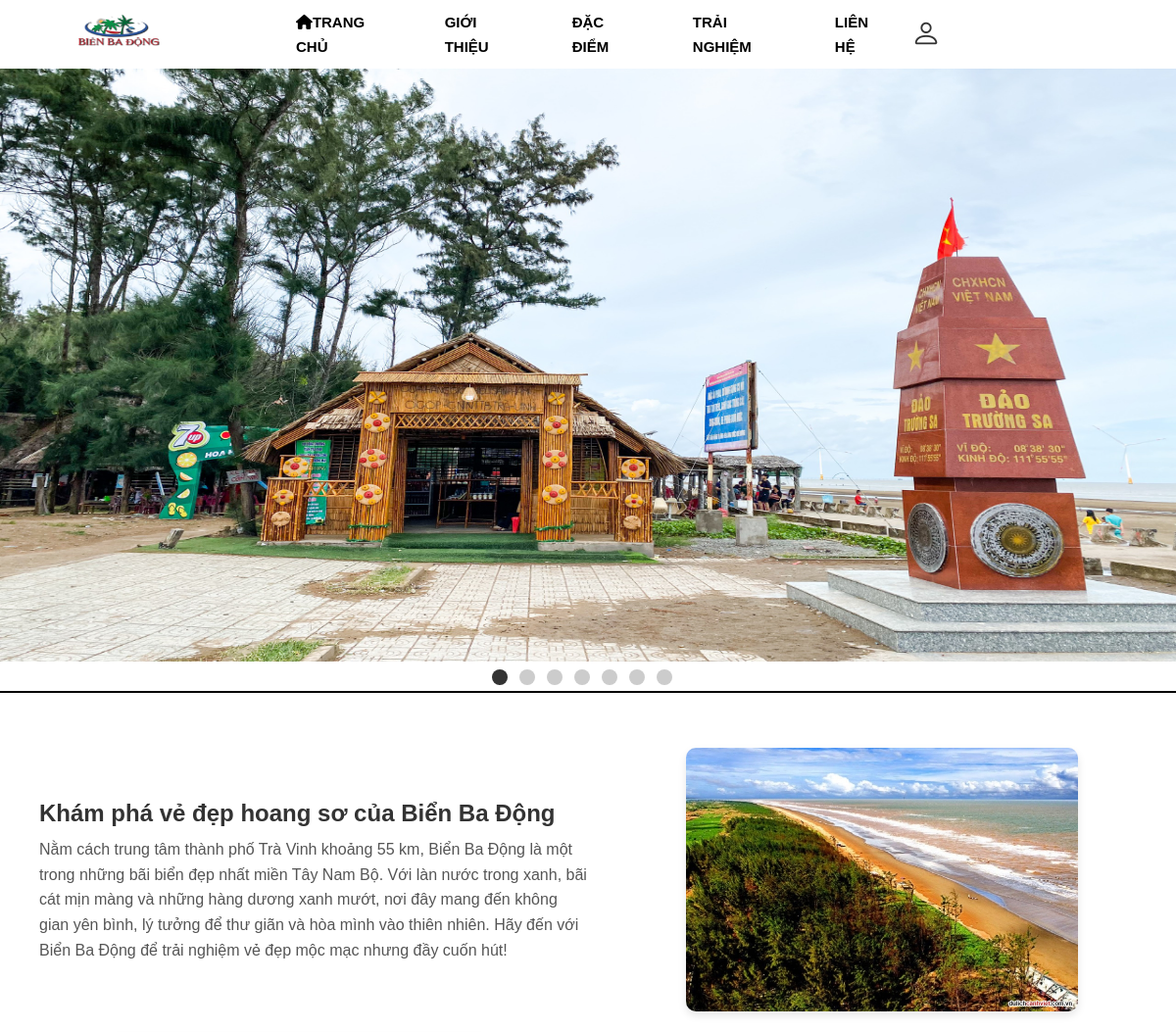
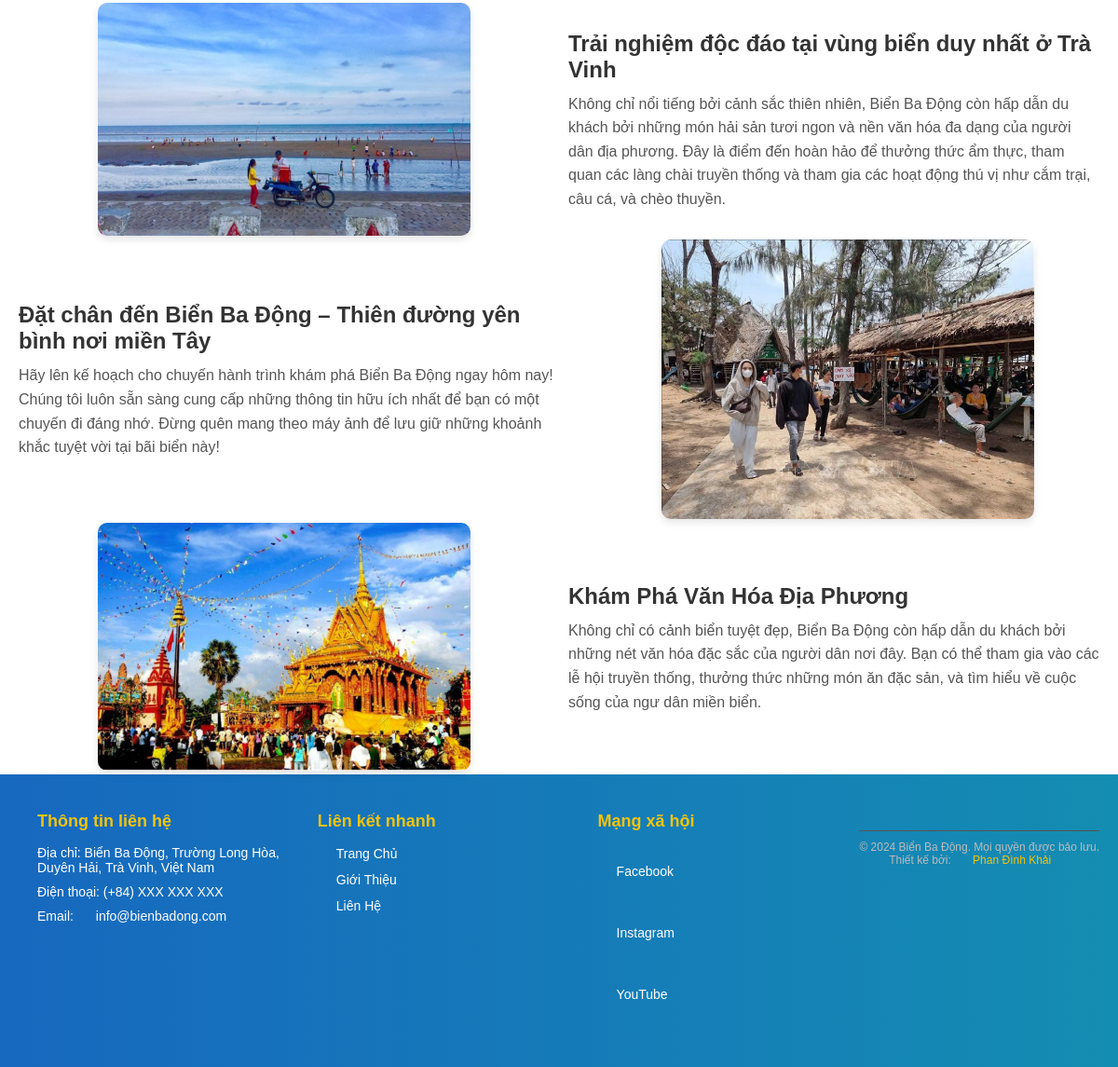
The page /trangchu.php (signed in) on the database its author committed (2 pictures, top to bottom).
### tables this page shows
CREATE TABLE `baiviet` (
  `idbaiviet` int(11) NOT NULL,
  `tieudebaiviet` varchar(200) NOT NULL,
  `noidungbaiviet` text NOT NULL,
  `url_image` text NOT NULL,
  `tentrang` varchar(20) NOT NULL
);

### trangchu.php (the view, shortened to what this page needs)
<?php
include "./db_connect.php";
?>
<!DOCTYPE html>
<html lang="en">
<head>
    <link href="https://cdn.jsdelivr.net/npm/bootstrap-icons/font/bootstrap-icons.css" rel="stylesheet">
    <link rel="stylesheet" href="style.css">
</head>
<body>
    <header>
        <div class="logo">
            <a href="trangchu.html" target="_self"><img src="images/logo.jpg" alt="bienbadong" width="100px" height="74.5px"></a>
        </div>
        <div class="menu">
            <li><a href="trangchu.php" target="_self"id="mn"><i class="fas fa-home"></i>TRANG CHỦ</a></li>
            <li><a href="gioithieu.php" target="_self"id="mn">GIỚI THIỆU</a></li>
            <li><a href="dacdiem.php" target="_self"id="mn">ĐẶC ĐIỂM</a></li>
            <li><a href="trainghiem.php" target="_self"id="mn">TRẢI NGHIỆM</a></li>
            <li><a href="lienhe.php" target="_self"id="mn">LIÊN HỆ</a></li>
        </div>
        <div class="contact">
          <li><i class="bi bi-person" id="userIcon"></i></li>
        </div>
    </header>
    <section id="slider">
        <div class="aspect-ratio-169">
            <img src="images/nen.jpg">
        </div>
        <div class="dot-container">
            <div class="dot active"></div>
            <div class="dot"></div>
            <div class="dot"></div>
            <div class="dot"></div>
            <div class="dot"></div>
            <div class="dot"></div>
            <div class="dot"></div>
        </div>
    </section>
    <br><br>
    <section class="content-section">
         <?php
         $sql = "SELECT * FROM baiviet";
         $result = $conn->query($sql);
         $n=1;
         if ($result->num_rows > 0) {
             while($row = $result->fetch_assoc()) {
             $n++;
             if($row['tentrang']=="trangchu"){
         ?>
        <div class="content-block<?php if($n%2==0){echo '';}if($n%2!=0){echo ' reverse';} ?>">
          <div class="content-text">
            <h2><?php echo $row['tieudebaiviet'] ?></h2>
            <p><?php echo $row['noidungbaiviet'] ?></p>
          </div>
          <div class="content-image">
            <img src="<?php echo $row['url_image'] ?>" alt="Biển Ba Động">
          </div>
        </div>
    </section>
    <?php
               }
      }
    } else {
        echo "0 results";
    }
    ?>
    <footer>
        <div class="footer-container">
          <div class="footer-column">
            <h3>Thông tin liên hệ</h3>
            <p>Địa chỉ: Biển Ba Động, Trường Long Hòa, Duyên Hải, Trà Vinh, Việt Nam</p>
            <p>Điện thoại: (+84) XXX XXX XXX</p>
            <p>Email: <a href="mailto:info@bienbadong.com">info@bienbadong.com</a></p>
          </div>
          <div class="footer-column">
            <h3>Liên kết nhanh</h3>
            <ul>
              <li><a href="trangchu.php">Trang Chủ</a></li>
              <li><a href="gioithieu.php">Giới Thiệu</a></li>
              <li><a href="lienhe.html">Liên Hệ</a></li>
            </ul>
          </div>
          <div class="footer-column">
            <h3>Mạng xã hội</h3>
            <ul class="social-links">
              <li><a href="https://facebook.com" target="_blank">Facebook</a></li>
              <li><a href="https://instagram.com" target="_blank">Instagram</a></li>
              <li><a href="https://youtube.com" target="_blank">YouTube</a></li>
            </ul>
          </div>
          <div class="footer-bottom">
            <p>© 2024 Biển Ba Động. Mọi quyền được bảo lưu.</p>
            <p>Thiết kế bởi: <a href="#">Phan Đình Khải</a></p>
          </div>
        </div>
    </footer>
</body>
</html>

### style.css (style rules this page uses)
* { margin: 0; padding: 0; box-sizing: border-box; font-family: Arial, Helvetica, sans-serif; }
li { list-style: none; }
a { text-decoration: none; color: #000; padding: 20px 20px 20px 20px; }
header { display: flex; justify-content: space-between; padding: 12px 50px; height: 70px; align-items: center; position: fixed; top: 0; left: 0; width: 100%; z-index: 1; background: rgba(255, 255, 255, 0.3); }
.logo { flex: 1; }
.menu { flex: 3; display: flex; }
.contact { flex: 1; }
.menu > li { padding: 0 12px; position: relative; }
.menu > li > a { font-size: 15px; font-weight: bold; display: block; line-height: 25px; }
#slider { padding-bottom: 30px; border-bottom: 2px solid #000; overflow: hidden; }
.aspect-ratio-169 { display: block; position: relative; padding-top: 56.25%; transition: 0.3s; }
.aspect-ratio-169 img { display: block; position: absolute; width: 100%; height: 100%; top: 0; left: 0; }
.dot-container { position: absolute; height: 20px; width: 100%; display: flex; justify-content: center; padding-top: 8px; }
.dot { height: 16px; width: 16px; background-color: #ccc; border-radius: 50%; margin-right: 12px; cursor: pointer; }
.dot.active { background-color: #333; }
footer { background: linear-gradient(90deg, #1768bf, #148db2); color: #fff; padding: 40px 20px; font-family: Arial, sans-serif; }
.footer-container { display: flex; flex-wrap: wrap; justify-content: space-between; }
.footer-column { flex: 1; min-width: 200px; margin: 0 20px; }
.footer-column h3 { font-size: 18px; margin-bottom: 15px; color: #f1c40f; }
.footer-column p, .footer-column a { font-size: 14px; color: #fff; text-decoration: none; margin-bottom: 10px; }
.footer-column ul { list-style: none; padding: 0; }
.footer-column ul li { margin-bottom: 10px; }
.social-links a { display: block; margin-bottom: 5px; }
.footer-bottom { text-align: center; margin-top: 20px; border-top: 1px solid #555; padding-top: 10px; font-size: 12px; color: #bbb; }
.footer-bottom a { color: #f1c40f; text-decoration: none; }

### trangchu.php (style rules this page uses)
.content-section { display: flex; flex-direction: column; gap: 40px; padding: 20px; }
.content-block { display: flex; align-items: center; gap: 20px; margin-left:20px; }
.content-block.reverse { flex-direction: row-reverse; margin-right:20px; }
.content-text { flex: 1; }
.content-text h2 { font-size: 24px; color: #333; margin-bottom: 10px; }
.content-text p { font-size: 16px; color: #555; line-height: 1.6; }
.content-image { flex: 1; text-align: center; }
.content-image img { width: 100%; max-width: 400px; border-radius: 10px; box-shadow: 0 4px 8px rgba(0, 0, 0, 0.1); }
#userIcon { font-size: 30px; color: #333; }

### rows shown on the page
baiviet: tieudebaiviet "Khám phá vẻ đẹp hoang sơ của Biển Ba Động", noidungbaiviet "Nằm cách trung tâm thành phố Trà Vinh khoảng 55 km, Biển Ba Động là một trong những bãi biển đẹp nhất miền Tây Nam Bộ. Với làn nước trong xanh, bãi cát mịn màng và những hàng dương xanh mướt, nơi đây mang đến không gian yên bình, lý tưởng để thư giãn và hòa mình vào thiên nhiên. Hãy đến với Biển Ba Động để trải nghiệm vẻ đẹp mộc mạc nhưng đầy cuốn hút!", url_image (picture)
baiviet: tieudebaiviet "Trải nghiệm độc đáo tại vùng biển duy nhất ở Trà Vinh", noidungbaiviet "Không chỉ nổi tiếng bởi cảnh sắc thiên nhiên, Biển Ba Động còn hấp dẫn du khách bởi những món hải sản tươi ngon và nền văn hóa đa dạng của người dân địa phương. Đây là điểm đến hoàn hảo để thưởng thức ẩm thực, tham quan các làng chài truyền thống và tham gia các hoạt động thú vị như cắm trại, câu cá, và chèo thuyền.", url_image (picture)
baiviet: tieudebaiviet "Đặt chân đến Biển Ba Động – Thiên đường yên bình nơi miền Tây", noidungbaiviet "Hãy lên kế hoạch cho chuyến hành trình khám phá Biển Ba Động ngay hôm nay! Chúng tôi luôn sẵn sàng cung cấp những thông tin hữu ích nhất để bạn có một chuyến đi đáng nhớ. Đừng quên mang theo máy ảnh để lưu giữ những khoảnh khắc tuyệt vời tại bãi biển này!", url_image (picture)
baiviet: tieudebaiviet "Khám Phá Văn Hóa Địa Phương", noidungbaiviet "Không chỉ có cảnh biển tuyệt đẹp, Biển Ba Động còn hấp dẫn du khách bởi những nét văn hóa đặc sắc của người dân nơi đây. Bạn có thể tham gia vào các lễ hội truyền thống, thưởng thức những món ăn đặc sản, và tìm hiểu về cuộc sống của ngư dân miền biển.", url_image (picture)
